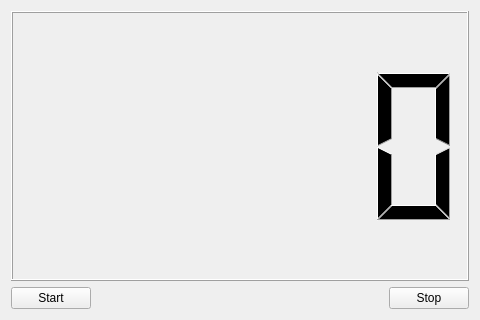
<?xml version="1.0" encoding="UTF-8"?>
<ui version="4.0">
 <class>MyWidget</class>
 <widget class="QWidget" name="MyWidget">
  <property name="geometry">
   <rect>
    <x>0</x>
    <y>0</y>
    <width>480</width>
    <height>320</height>
   </rect>
  </property>
  <property name="windowTitle">
   <string>MyWidget</string>
  </property>
  <layout class="QGridLayout" name="gridLayout">
   <item row="0" column="0" colspan="3">
    <widget class="QLCDNumber" name="lcdNumber"/>
   </item>
   <item row="1" column="0">
    <widget class="QPushButton" name="buttonStart">
     <property name="text">
      <string>Start</string>
     </property>
    </widget>
   </item>
   <item row="1" column="1">
    <spacer name="horizontalSpacer">
     <property name="orientation">
      <enum>Qt::Horizontal</enum>
     </property>
     <property name="sizeHint" stdset="0">
      <size>
       <width>287</width>
       <height>20</height>
      </size>
     </property>
    </spacer>
   </item>
   <item row="1" column="2">
    <widget class="QPushButton" name="buttonStop">
     <property name="text">
      <string>Stop</string>
     </property>
    </widget>
   </item>
  </layout>
 </widget>
 <resources/>
 <connections/>
</ui>
